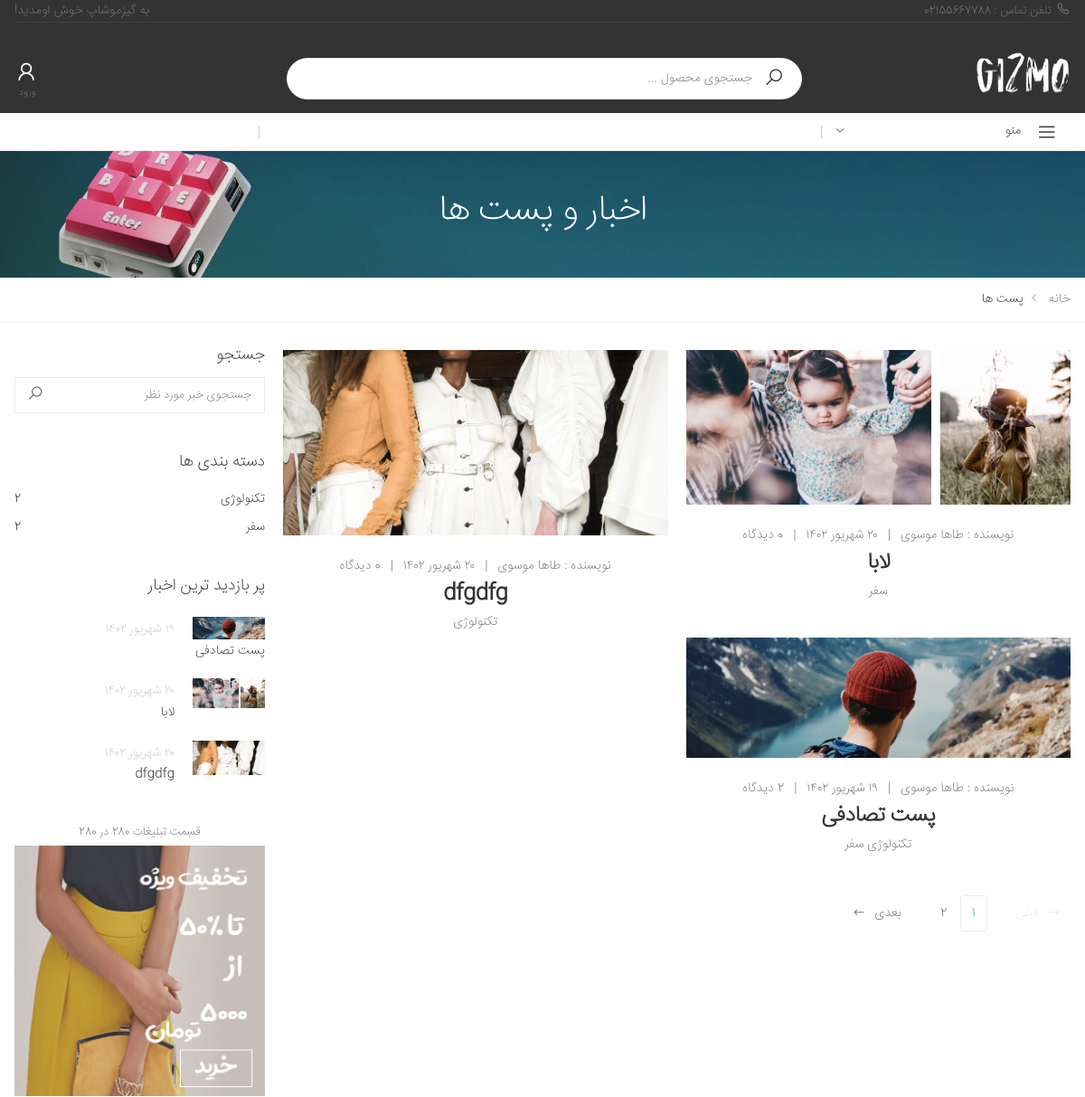
The page /blog/ (upper part) on the database as committed earlier.
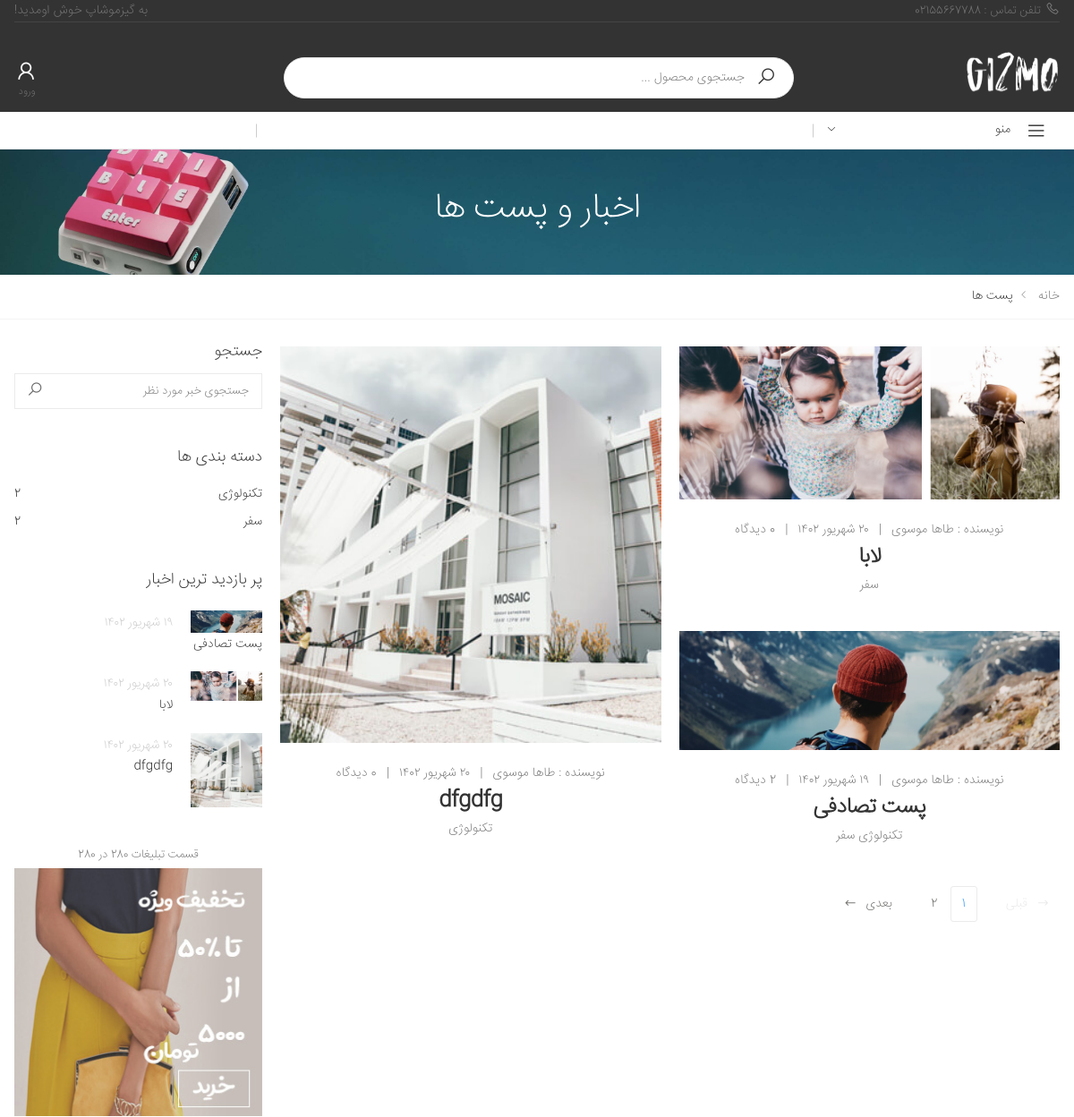
The same page on the database as committed later.
### blog/models.py (models this page shows, shortened)
class Post(models.Model):
    status_ch = (
        ('p' , "انتشار یافته"),
        ('d', "پیش نویس"),
        ('i', "در انتظار انتشار"),
        ('b',"برگشت داده شده"),
    )
    title = models.CharField(max_length=50,verbose_name="تیتر")
    text = models.TextField(verbose_name="متن")
    Author = models.ForeignKey(User,on_delete=models.CASCADE,related_name="posts",verbose_name="نویسنده")
    Cover = models.ImageField(upload_to="images",null=True,blank=True,verbose_name="تصویر")
    drafted = models.DateTimeField(auto_now_add=True,verbose_name="تاریخ پیش نویس")
    publish = models.DateTimeField(default=timezone.now,verbose_name="تاریخ انتشار")
    update = models.DateTimeField(auto_now=True,verbose_name="تاریخ آپدیت")
    slug = models.SlugField(max_length=40, unique = True,verbose_name="آدرس")
    status = models.CharField(max_length=1,choices = status_ch,verbose_name="وضعیت")
    Category = models.ManyToManyField(Category,related_name = "posts",verbose_name="دسته بندی")
    views = models.PositiveIntegerField(default=0, verbose_name="تعداد بازدید")
    objects = PostManager()
    def get_absolute_url(self):
        return reverse("blog:post",args=[self.slug])
    def shamsi_date(self):
        return jalali_converter(self.publish)
    shamsi_date.short_description = "publish"
    def get_comments(self):
        comments = self.comments.all()
        return comments
    @staticmethod
    def get_popular_posts():
        popular_posts = Post.objects.order_by('-views')[:5]
        return popular_posts

### accounts/models.py (models this page shows, shortened)
class User(AbstractBaseUser):
    phoneNumber = models.CharField(unique=True, max_length=11)
    full_name = models.CharField(max_length=100, null=True, blank=True)
    is_admin = models.BooleanField(default=False)
    is_active = models.BooleanField(default=True)
    email = models.EmailField(unique=True)
    profile = models.OneToOneField(ProfileUser,on_delete=models.SET_NULL,blank=True,null=True,related_name="user")
    can_change_password = models.BooleanField(default=False)
    code = models.IntegerField(blank=True,null=True)
    wishlist = models.ManyToManyField(Product,blank=True,related_name ="wishlist")
    informing = models.ManyToManyField(Product,blank=True,related_name ="informing")
    USERNAME_FIELD = 'phoneNumber'
    objects = MyUserManager()

### blog/views.py (the view)
# urls.py: path('',post_list,name="home"),
def post_list(request,page=1):
    queryset = Post.objects.published()[::-1]
    paginator = Paginator(queryset, 8)
    posts = paginator.get_page(page)
    return render(request,"blog/post_list.html",{'posts':posts,'categories':Category.objects.all(),'views_post':Post.get_popular_posts()})

### blog/managers.py (called while the page is built)
    def published(self):
        return self.filter(status = "p")

### blog/models.py (called while the page is built)
    def __str__(self):
        return self.title

    def get_absolute_url(self):
        return "comment"

    def count_posts(self):
        return self.posts.all().count()

### facades/jalali.py (called while the page is built)
    def persian_tuple(self):
        return self.persian_year, self.persian_month, self.persian_day

### facades/utils.py (called while the page is built)
def jalali_create(time):
    jmonth = ["فرودین","اردیبهشت","خرداد","تیر","مرداد","شهریور","مهر","آبان","آذر","دی","بهمن","اسفند"]
    time_to_str = "{},{},{}".format(time.year,time.month,time.day)
    time_to_tuple = jalali.Gregorian(time_to_str).persian_tuple()
    time_to_list = list(time_to_tuple)
    for index,month in enumerate(jmonth):
        if time_to_list[1] == index+1:
            time_to_list[1] = month
            break
    return time_to_list

def jalali_converter(time):
    time_to_list = jalali_create(time)
    output = "{} {} {}".format(
    time_to_list[2],
    time_to_list[1],
    time_to_list[0],
    )
    return persion_converter_number(output)

### blog/templates/blog/Post_List.html (shortened to what the changed rows need)
{% extends 'facades/base.html' %}
{% load static %}
{% block css %}{% include 'facades/parts/css.html' %}{% endblock %}
{% block main %}
<main class="main">
            <div class="page-header text-center" style="background-image: url({% static 'facades/images/banners/FAQBanner2.jpg' %})">
                <div class="container">
                    <h1 class="page-title" style="color:#fff">اخبار و پست ها</h1>
                </div>
            </div>
            <div class="page-content">
                <div class="container">
                    <div class="row">
                        <div class="col-lg-9">
                            <div class="entry-container max-col-2">
                                {% for post in posts %}
                                <div class="entry-item col-sm-6">
                                    <article class="entry entry-grid text-center">
                                        <figure class="entry-media">
                                            <a href="single.html">
                                                <img src="{{post.Cover.url}}" alt="توضیحات عکس">
                                            </a>
                                        </figure>
                                        <div class="entry-body">
                                            <div class="entry-meta">
                                                <span class="entry-author">
                                                    نویسنده : <a href="#">{{post.Author.full_name}}</a>
                                                </span>
                                                <span class="meta-separator">|</span>
                                                <a>{{post.shamsi_date}}</a>
                                                <span class="meta-separator">|</span>
                                                <a>{{post.get_comments.count}} دیدگاه</a>
                                            </div>
                                            <h2 class="entry-title text-center">
                                                <a href="{{post.get_absolute_url}}">{{post.title}}</a>
                                            </h2>
                                            <div class="entry-cats text-center">
                                                {% for cat in post.Category.all %}
                                                    <a href="{{cat.get_absolute_url}}">{{cat}}</a>
                                                {% endfor %}
                                            </div>
                                        </div>
                                    </article>
                                </div>
                            {% endfor %}
                            </div>
                        </div>
                        <aside class="col-lg-3">
                            <div class="sidebar">
                                <div class="widget">
                                    <ul class="posts-list">
                                        {% for ps in views_post %}
                                        <li>
                                            <figure>
                                                <a href="#">
                                                    <img src="{{ps.Cover.url}}" alt="post">
                                                </a>
                                            </figure>
                                            <div>
                                                <span>{{ps.shamsi_date}}</span>
                                                <h4><a href="{{ps.get_absolute_url}}">{{ps.title}}</a></h4>
                                            </div>
                                        </li>
                                        {% endfor %}
                                    </ul>
                                </div>
                            </div>
                        </aside>
                    </div>
                </div>
            </div>
        </main>
{% endblock %}

Rows that differ between the two databases and show on the page:
changed Post "dfgdfg": Cover: a different picture
